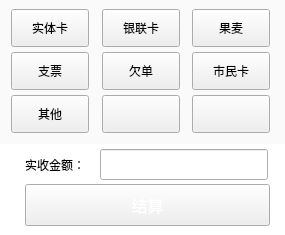
<?xml version="1.0" encoding="UTF-8"?>
<ui version="4.0">
 <class>VirtualPayWidget</class>
 <widget class="QWidget" name="VirtualPayWidget">
  <property name="geometry">
   <rect>
    <x>0</x>
    <y>0</y>
    <width>285</width>
    <height>235</height>
   </rect>
  </property>
  <property name="windowTitle">
   <string>VirtualPayWidget</string>
  </property>
  <layout class="QVBoxLayout" name="verticalLayout">
   <property name="spacing">
    <number>0</number>
   </property>
   <property name="leftMargin">
    <number>0</number>
   </property>
   <property name="topMargin">
    <number>0</number>
   </property>
   <property name="rightMargin">
    <number>0</number>
   </property>
   <property name="bottomMargin">
    <number>0</number>
   </property>
   <item>
    <widget class="QWidget" name="virtualWidget" native="true">
     <property name="minimumSize">
      <size>
       <width>285</width>
       <height>144</height>
      </size>
     </property>
     <property name="maximumSize">
      <size>
       <width>16777215</width>
       <height>16777215</height>
      </size>
     </property>
     <property name="styleSheet">
      <string notr="true">QWidget#virtualWidget {
	background-color: rgb(250, 250, 250);
}</string>
     </property>
     <widget class="VirtualPayButton" name="virtualPay_01">
      <property name="geometry">
       <rect>
        <x>11</x>
        <y>9</y>
        <width>78</width>
        <height>38</height>
       </rect>
      </property>
      <property name="minimumSize">
       <size>
        <width>78</width>
        <height>38</height>
       </size>
      </property>
      <property name="focusPolicy">
       <enum>Qt::NoFocus</enum>
      </property>
      <property name="text">
       <string>实体卡</string>
      </property>
     </widget>
     <widget class="VirtualPayButton" name="virtualPay_02">
      <property name="geometry">
       <rect>
        <x>102</x>
        <y>9</y>
        <width>78</width>
        <height>38</height>
       </rect>
      </property>
      <property name="minimumSize">
       <size>
        <width>78</width>
        <height>38</height>
       </size>
      </property>
      <property name="focusPolicy">
       <enum>Qt::NoFocus</enum>
      </property>
      <property name="text">
       <string>银联卡</string>
      </property>
     </widget>
     <widget class="VirtualPayButton" name="virtualPay_03">
      <property name="geometry">
       <rect>
        <x>192</x>
        <y>9</y>
        <width>78</width>
        <height>38</height>
       </rect>
      </property>
      <property name="minimumSize">
       <size>
        <width>78</width>
        <height>38</height>
       </size>
      </property>
      <property name="focusPolicy">
       <enum>Qt::NoFocus</enum>
      </property>
      <property name="text">
       <string>果麦</string>
      </property>
     </widget>
     <widget class="VirtualPayButton" name="virtualPay_04">
      <property name="geometry">
       <rect>
        <x>11</x>
        <y>52</y>
        <width>78</width>
        <height>38</height>
       </rect>
      </property>
      <property name="minimumSize">
       <size>
        <width>78</width>
        <height>38</height>
       </size>
      </property>
      <property name="focusPolicy">
       <enum>Qt::NoFocus</enum>
      </property>
      <property name="text">
       <string>支票</string>
      </property>
     </widget>
     <widget class="VirtualPayButton" name="virtualPay_05">
      <property name="geometry">
       <rect>
        <x>102</x>
        <y>52</y>
        <width>78</width>
        <height>38</height>
       </rect>
      </property>
      <property name="minimumSize">
       <size>
        <width>78</width>
        <height>38</height>
       </size>
      </property>
      <property name="focusPolicy">
       <enum>Qt::NoFocus</enum>
      </property>
      <property name="text">
       <string>欠单</string>
      </property>
     </widget>
     <widget class="VirtualPayButton" name="virtualPay_06">
      <property name="geometry">
       <rect>
        <x>192</x>
        <y>52</y>
        <width>78</width>
        <height>38</height>
       </rect>
      </property>
      <property name="minimumSize">
       <size>
        <width>78</width>
        <height>38</height>
       </size>
      </property>
      <property name="focusPolicy">
       <enum>Qt::NoFocus</enum>
      </property>
      <property name="text">
       <string>市民卡</string>
      </property>
     </widget>
     <widget class="VirtualPayButton" name="virtualPay_09">
      <property name="geometry">
       <rect>
        <x>192</x>
        <y>95</y>
        <width>78</width>
        <height>38</height>
       </rect>
      </property>
      <property name="minimumSize">
       <size>
        <width>78</width>
        <height>38</height>
       </size>
      </property>
      <property name="focusPolicy">
       <enum>Qt::NoFocus</enum>
      </property>
      <property name="text">
       <string/>
      </property>
     </widget>
     <widget class="VirtualPayButton" name="virtualPay_08">
      <property name="geometry">
       <rect>
        <x>102</x>
        <y>95</y>
        <width>78</width>
        <height>38</height>
       </rect>
      </property>
      <property name="minimumSize">
       <size>
        <width>78</width>
        <height>38</height>
       </size>
      </property>
      <property name="focusPolicy">
       <enum>Qt::NoFocus</enum>
      </property>
      <property name="text">
       <string/>
      </property>
     </widget>
     <widget class="VirtualPayButton" name="virtualPay_07">
      <property name="geometry">
       <rect>
        <x>11</x>
        <y>95</y>
        <width>78</width>
        <height>38</height>
       </rect>
      </property>
      <property name="minimumSize">
       <size>
        <width>78</width>
        <height>38</height>
       </size>
      </property>
      <property name="focusPolicy">
       <enum>Qt::NoFocus</enum>
      </property>
      <property name="text">
       <string>其他</string>
      </property>
     </widget>
    </widget>
   </item>
   <item>
    <widget class="QWidget" name="widget_2" native="true">
     <property name="minimumSize">
      <size>
       <width>285</width>
       <height>91</height>
      </size>
     </property>
     <property name="styleSheet">
      <string notr="true">QWidget#widget_2 { 
	background-color: rgb(255, 255, 255);
}</string>
     </property>
     <widget class="QLabel" name="factAmtVirtualLabel">
      <property name="geometry">
       <rect>
        <x>25</x>
        <y>5</y>
        <width>72</width>
        <height>31</height>
       </rect>
      </property>
      <property name="font">
       <font/>
      </property>
      <property name="styleSheet">
       <string notr="true">QLabel#factAmtJdLabel {
	font-size:14px;
	color: rgb(51, 51, 51);
}</string>
      </property>
      <property name="text">
       <string>实收金额：</string>
      </property>
     </widget>
     <widget class="QPushButton" name="statementVirtualButton">
      <property name="geometry">
       <rect>
        <x>25</x>
        <y>40</y>
        <width>245</width>
        <height>42</height>
       </rect>
      </property>
      <property name="font">
       <font>
        <pointsize>-1</pointsize>
       </font>
      </property>
      <property name="focusPolicy">
       <enum>Qt::NoFocus</enum>
      </property>
      <property name="styleSheet">
       <string notr="true">QPushButton#statementVirtualButton {
	color: rgb(255, 255, 255);
	font-size:16px;
	border-image: url(:/shareImages/sure_normal.png);
}

QPushButton#statementVirtualButton:pressed {
	border-image: url(:/shareImages/sure_press.png);
}
</string>
      </property>
      <property name="text">
       <string>结算</string>
      </property>
     </widget>
     <widget class="QLineEdit" name="factAmtVirtualEdit">
      <property name="geometry">
       <rect>
        <x>100</x>
        <y>5</y>
        <width>168</width>
        <height>31</height>
       </rect>
      </property>
      <property name="font">
       <font>
        <pointsize>-1</pointsize>
       </font>
      </property>
      <property name="styleSheet">
       <string notr="true">font-size:14px;
color: rgb(102, 102, 102);
padding-left:10px;</string>
      </property>
     </widget>
    </widget>
   </item>
   <item>
    <spacer name="verticalSpacer">
     <property name="orientation">
      <enum>Qt::Vertical</enum>
     </property>
     <property name="sizeHint" stdset="0">
      <size>
       <width>20</width>
       <height>1</height>
      </size>
     </property>
    </spacer>
   </item>
  </layout>
 </widget>
 <layoutdefault spacing="6" margin="11"/>
 <customwidgets>
  <customwidget>
   <class>VirtualPayButton</class>
   <extends>QPushButton</extends>
   <header location="global">VirtualPayButton.h</header>
  </customwidget>
 </customwidgets>
 <resources/>
 <connections/>
</ui>
